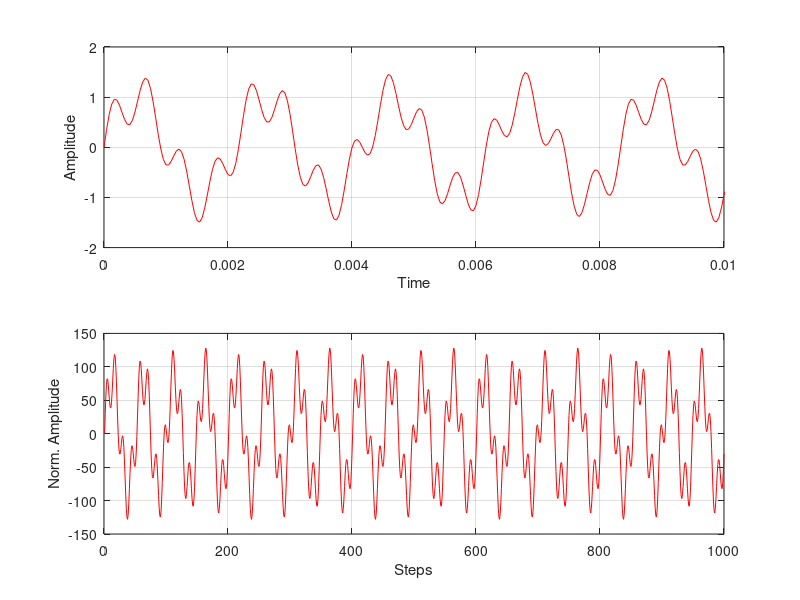

MATLAB code to generate this figure: (Note: this script raises an error after producing the figure.)
n = 8;      % Разрядность
N = 1e3;   % Кол-во отсчетов сигнала
fs = 24e3;  % Частота дискредитации 24 кГц

%% Создадим функцию и выведем ее график
t = 0:1/fs:1;
F = @(t) sin(2 * pi * 480 * t) + 0.5 * sin(2 * pi * 1800 * t);
S = F(t);
subplot(2, 1, 1);
plot(t, S, 'Color', 'red'); hold on;
grid on;
xlabel('Time')
ylabel('Amplitude')
ylim([-2, 2]);
xlim([0, 0.01]);

%% Возьмем n отчетов сигнала и пронормируем их
S_max = max(S);             % Максимальное значение функции S
max_signed_value = 2^(n-1); % Максимальное знаковое значение при разр. n

S_norm = zeros(1, N);
for i = 1:N
    S_norm(i) = S(i) / S_max * max_signed_value;
end

subplot(2, 1, 2);
plot(1:N, S_norm, 'Color', 'red'); hold off;
grid on;
xlabel('Steps')
ylabel('Norm. Amplitude')

%% Преобразование в доп код
max_unsigned_value = 2^n - 1; % Максимальное беззнаковое значение
S_comp_rounded = zeros(1, N);

for i = 1:N
    if S_norm(i) < 0
        S_comp_rounded(i) = round(max_unsigned_value + S_norm(i)); % Для отрицательных чисел
    else
        S_comp_rounded(i) = round(S_norm(i)); % Для положительных чисел
    end
end

% Обратное преобразование
S_reconstructed = zeros(1, N);

for i = 1:N
    if S_comp_rounded(i) > max_unsigned_value / 2
        S_reconstructed(i) = S_comp_rounded(i) - 2^n; % Обратное преобразование для отрицательных чисел
    else
        S_reconstructed(i) = S_comp_rounded(i); % Для положительных чисел
    end
end

%% Преобразование отчетов в доп код

M_bin = zeros(N, n); % Инициализация массива для двоичных представлений

for i = 1:N
    M_bin(i, :) = dec2bin(S_comp_rounded(i), n) - '0';
end

% Преобразуем матрицу в один вектор
flat_vector = reshape(M_bin', 1, []); % Транспонируем и расправляем

% Сохранение в бинарный файл
file = fopen('samples_binary.dat', 'wb'); % Открываем файл для записи в бинарном режиме
fwrite(file, flat_vector, 'uint8'); % Записываем в файл
fclose(file); % Закрываем файл

%% Чтение из файла
% Открываем файл для чтения
file = fopen('samples_binary.dat', 'rb');
if file == -1
    error('Не удалось открыть файл для чтения');
end

% Читаем содержимое файла
read_vector = fread(file, 'uint8'); % Читаем все данные
fclose(file); % Закрываем файл

% Преобразуем в матрицу обратно (если нужно)
read_matrix = reshape(read_vector, 8, [])'; % Преобразуем в матрицу 1000x8

% Преобразование строк матрицы в десятичные значения
decimal_values = bi2de(read_matrix, 'left-msb'); % Преобразуем в десятичные значения

% Проверяем результаты
disp('Первые 10 десятичных значений:');
disp(decimal_values(1:10));

% Построение графика
figure;
plot(1:1000, decimal_values, 'b-'); % Строим график
xlabel('Индексы');
ylabel('Десятичные значения');
title('График десятичных значений из двоичной матрицы');
grid on;
